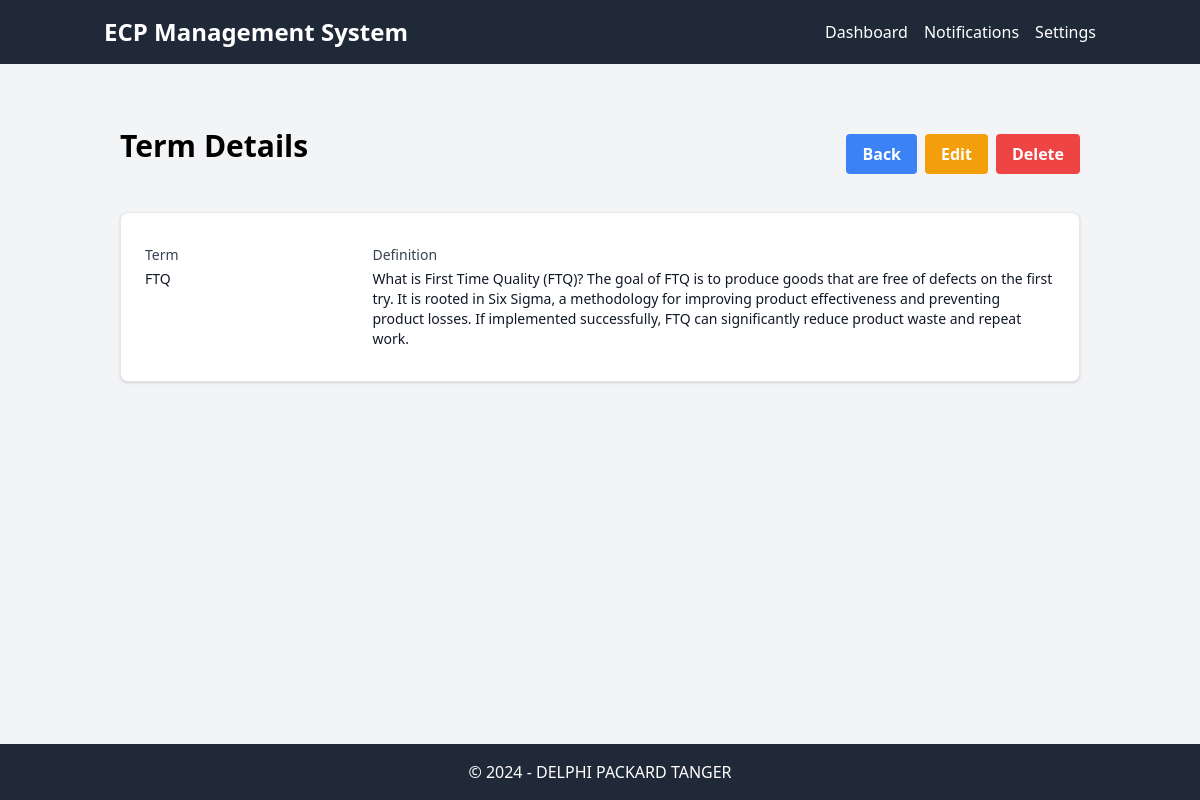
The page /dictionnaire/3 on the database its author committed.
### tables this page shows
CREATE TABLE Dictionnaire (
    id INTEGER PRIMARY KEY AUTOINCREMENT,
    term TEXT(100) UNIQUE NOT NULL,
    definition TEXT NOT NULL
);

### app.py (the view)
@app.route("/dictionnaire/<string:id>", methods=['GET'])
def show_term(id):
    con = sql.connect("db_web.db")
    con.row_factory = sql.Row
    cur = con.cursor()
    cur.execute("select * from Dictionnaire where id=?", (id,))
    data = cur.fetchone()
    return render_template("dictionnaire/show_term.html", datas=data)

### templates/dictionnaire/show_term.html
{% extends 'layout.html' %}
{% block main %}
  <div class="container mx-auto px-4 py-8">
    <div class="flex items-center justify-between mb-8">
      <h1 class="text-3xl font-bold text-center mb-4">Term Details</h1>
      <div class="flex items-center space-x-2">
        <a href="{{ url_for('dictionnaire') }}" class="bg-blue-500 hover:bg-blue-700 text-white font-bold py-2 px-4 rounded">Back</a>
        <a href="{{ url_for('edit_term', id=datas.id) }}" class="bg-yellow-500 hover:bg-yellow-700 text-white font-bold py-2 px-4 rounded">Edit</a>
        <form id="delete_form" action="{{ url_for('delete_term', id=datas.id) }}" method="post">
          <button type="submit" class="bg-red-500 hover:bg-red-700 text-white font-bold py-2 px-4 rounded" onclick="return confirm('Are you sure you want to delete this term?');">Delete</button>
        </form>
      </div>
    </div>
    <div class="shadow overflow-hidden rounded-lg border border-gray-200 bg-white">
      <div class="px-6 py-8">
        <dl class="grid grid-cols-1 gap-y-4 sm:grid-cols-4">
          <div class="sm:col-span-1">
            <dt class="text-sm font-medium text-gray-700">Term</dt>
            <dd class="mt-1 text-sm text-gray-900">{{ datas.term }}</dd>
          </div>
          <div class="sm:col-span-3">
            <dt class="text-sm font-medium text-gray-700">Definition</dt>
            <dd class="mt-1 text-sm text-gray-900">{{ datas.definition }}</dd>
          </div>
        </dl>
      </div>
    </div>
  </div>
{% endblock %}

### rows shown on the page
Dictionnaire: term "FTQ", definition "What is First Time Quality (FTQ)? The goal of FTQ is to produce goods that are free of defects on the first try. It is rooted in Six Sigma, a methodology for improving product effectiveness and preventing product losses. If implemented successfully, FTQ can significantly reduce product waste and repeat work."
